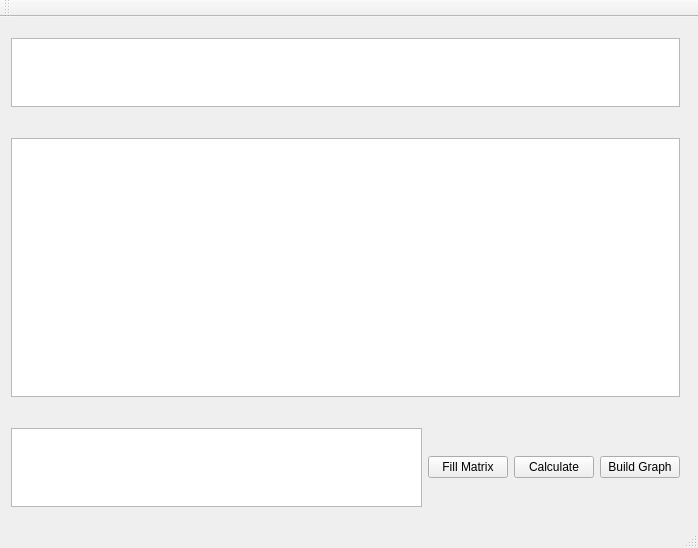
<?xml version="1.0" encoding="UTF-8"?>
<ui version="4.0">
 <class>MainWindow</class>
 <widget class="QMainWindow" name="MainWindow">
  <property name="geometry">
   <rect>
    <x>0</x>
    <y>0</y>
    <width>698</width>
    <height>548</height>
   </rect>
  </property>
  <property name="windowTitle">
   <string>MainWindow</string>
  </property>
  <widget class="QWidget" name="centralWidget">
   <widget class="QWidget" name="horizontalLayoutWidget">
    <property name="geometry">
     <rect>
      <x>0</x>
      <y>400</y>
      <width>691</width>
      <height>101</height>
     </rect>
    </property>
    <layout class="QHBoxLayout" name="horizontalLayout_Buttons">
     <item>
      <widget class="QTableWidget" name="tableWidget_BelongValues"/>
     </item>
     <item>
      <widget class="QPushButton" name="pushButton_FillMatrix">
       <property name="text">
        <string>Fill Matrix</string>
       </property>
      </widget>
     </item>
     <item>
      <widget class="QPushButton" name="pushButton_Calculate">
       <property name="text">
        <string>Calculate</string>
       </property>
      </widget>
     </item>
     <item>
      <widget class="QPushButton" name="pushButton_BuildGraph">
       <property name="text">
        <string>Build Graph</string>
       </property>
      </widget>
     </item>
    </layout>
   </widget>
   <widget class="QWidget" name="verticalLayoutWidget">
    <property name="geometry">
     <rect>
      <x>0</x>
      <y>110</y>
      <width>691</width>
      <height>281</height>
     </rect>
    </property>
    <layout class="QVBoxLayout" name="verticalLayout_Matrix">
     <item>
      <widget class="QTableWidget" name="tableWidget_Matrix"/>
     </item>
    </layout>
   </widget>
   <widget class="QWidget" name="verticalLayoutWidget_2">
    <property name="geometry">
     <rect>
      <x>0</x>
      <y>10</y>
      <width>691</width>
      <height>91</height>
     </rect>
    </property>
    <layout class="QVBoxLayout" name="verticalLayout_ValuesMap">
     <item>
      <widget class="QTableWidget" name="tableWidget_ValuesMap">
       <property name="autoScroll">
        <bool>false</bool>
       </property>
      </widget>
     </item>
    </layout>
   </widget>
   <zorder>horizontalLayoutWidget</zorder>
   <zorder>verticalLayoutWidget</zorder>
   <zorder>verticalLayoutWidget_2</zorder>
   <zorder>tableWidget_ValuesMap</zorder>
  </widget>
  <widget class="QMenuBar" name="menuBar">
   <property name="geometry">
    <rect>
     <x>0</x>
     <y>0</y>
     <width>698</width>
     <height>21</height>
    </rect>
   </property>
  </widget>
  <widget class="QToolBar" name="mainToolBar">
   <attribute name="toolBarArea">
    <enum>TopToolBarArea</enum>
   </attribute>
   <attribute name="toolBarBreak">
    <bool>false</bool>
   </attribute>
  </widget>
  <widget class="QStatusBar" name="statusBar"/>
 </widget>
 <layoutdefault spacing="6" margin="11"/>
 <resources/>
 <connections/>
</ui>
